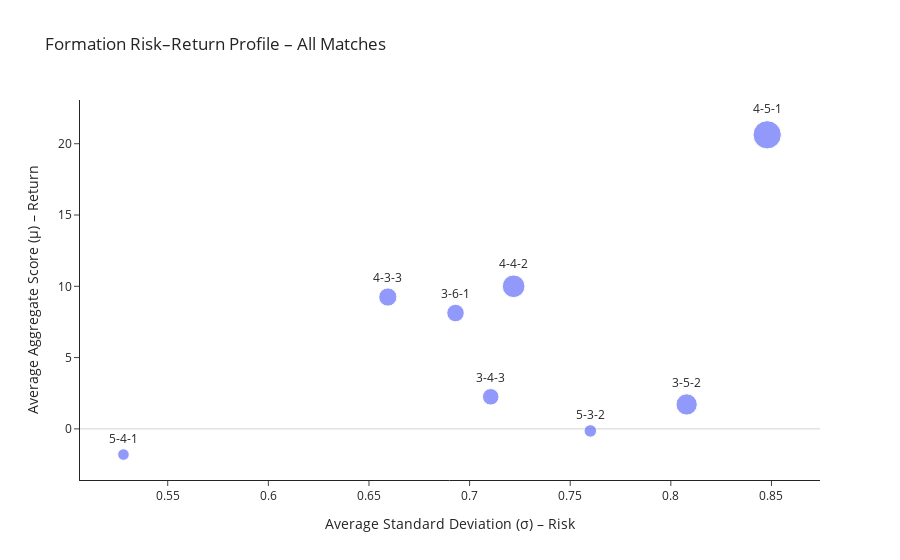
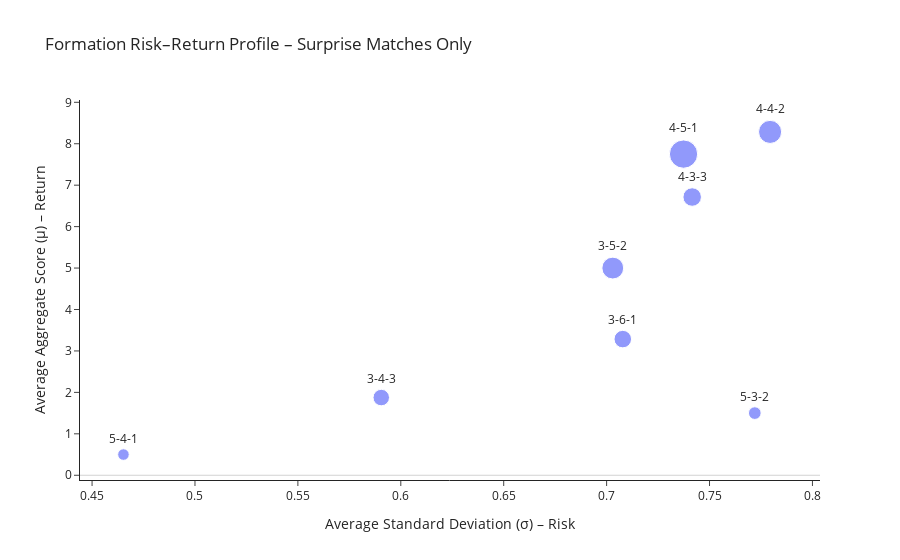

Notebook cell for these charts, in order:
### Code cell
#-----------------------------------------------------------
# 1. AGGREGATED SUMMARY FOR ALL MATCHES
#-----------------------------------------------------------
summary_all = (
    df_all
    .groupby("Home_Formation")
    .agg(
        Avg_Variance=("Variance", "mean"),
        Avg_Std_Dev=("Std_Dev", "mean"),
        Avg_Aggregate_Score=("Aggregate_Score", "mean"),
        Total_Matches=("N", "sum")
    )
    .reset_index()
)

# Manual scaling so bubbles are neither too small nor too large
summary_all["BubbleSize"] = (
    (summary_all["Total_Matches"] - summary_all["Total_Matches"].min()) /
    (summary_all["Total_Matches"].max() - summary_all["Total_Matches"].min())
) * 50 + 10   # minimum size 10, maximum 60


#-----------------------------------------------------------
# 2. PLOT – RISK–RETURN MAP (ALL MATCHES)
#-----------------------------------------------------------
fig_all = px.scatter(
    summary_all,
    x="Avg_Std_Dev",              # σ → RISK
    y="Avg_Aggregate_Score",      # μ → RETURN
    size="BubbleSize",            # bubble size ∝ N
    text="Home_Formation",
    hover_data={
        "Home_Formation": True,
        "Avg_Variance": True,
        "Avg_Std_Dev": True,
        "Avg_Aggregate_Score": True,
        "Total_Matches": True     # explicitly show N
    },
    labels={
        "Avg_Std_Dev": "Average Standard Deviation (σ) – Risk",
        "Avg_Aggregate_Score": "Average Aggregate Score (μ) – Return",
        "Total_Matches": "Number of Observed Matches (N)"
    },
    title="Formation Risk–Return Profile – All Matches"
)

fig_all.update_traces(textposition="top center")

fig_all.update_layout(
    xaxis=dict(zeroline=True, zerolinewidth=1, zerolinecolor="lightgray"),
    yaxis=dict(zeroline=True, zerolinewidth=1, zerolinecolor="lightgray"),
    template="simple_white"
)

fig_all.show()
fig_all.write_image("fig_risk_return_all_matches.png", scale=2)



#-----------------------------------------------------------
# 3. AGGREGATED SUMMARY FOR SURPRISE MATCHES
#-----------------------------------------------------------
summary_surprise = (
    df_sur
    .groupby("Home_Formation")
    .agg(
        Avg_Variance=("Variance", "mean"),
        Avg_Std_Dev=("Std_Dev", "mean"),
        Avg_Aggregate_Score=("Aggregate_Score", "mean"),
        Total_Matches=("N", "sum")
    )
    .reset_index()
)

summary_surprise["BubbleSize"] = (
    (summary_surprise["Total_Matches"] - summary_surprise["Total_Matches"].min()) /
    (summary_surprise["Total_Matches"].max() - summary_surprise["Total_Matches"].min())
) * 50 + 10


#-----------------------------------------------------------
# 4. PLOT – RISK–RETURN MAP (SURPRISE MATCHES)
#-----------------------------------------------------------
fig_surprise = px.scatter(
    summary_surprise,
    x="Avg_Std_Dev",
    y="Avg_Aggregate_Score",
    size="BubbleSize",
    text="Home_Formation",
    hover_data={
        "Home_Formation": True,
        "Avg_Variance": True,
        "Avg_Std_Dev": True,
        "Avg_Aggregate_Score": True,
        "Total_Matches": True
    },
    labels={
        "Avg_Std_Dev": "Average Standard Deviation (σ) – Risk",
        "Avg_Aggregate_Score": "Average Aggregate Score (μ) – Return",
        "Total_Matches": "Number of Surprise Matches (N)"
    },
    title="Formation Risk–Return Profile – Surprise Matches Only"
)

fig_surprise.update_traces(textposition="top center")

fig_surprise.update_layout(
    xaxis=dict(zeroline=True, zerolinewidth=1, zerolinecolor="lightgray"),
    yaxis=dict(zeroline=True, zerolinewidth=1, zerolinecolor="lightgray"),
    template="simple_white"
)

fig_surprise.show()
fig_surprise.write_image("fig_risk_return_surprise_matches.png", scale=2)

### Figure 1 — Plotly figure (JSON) as saved in the notebook; plotly's stock layout.template omitted (floating-point values rounded to 4 significant figures)
{"data": [{"customdata": [["3-4-3", 0.5851, 234], ["3-5-2", 0.67, 505], ["3-6-1", 0.5581, 285], ["4-3-3", 0.5051, 324], ["4-4-2", 0.5989, 598], ["4-5-1", 0.7211, 1036], ["5-3-2", 0.6787, 57], ["5-4-1", 0.3786, 21]], "hovertemplate": "Average Standard Deviation (σ) – Risk=%{x}<br>Average Aggregate Score (μ) – Return=%{y}<br>BubbleSize=%{marker.size}<br>Home_Formation=%{customdata[0]}<br>Avg_Variance=%{customdata[1]}<br>Number of Observed Matches (N)=%{customdata[2]}<extra></extra>", "legendgroup": "", "marker": {"color": "#636efa", "size": [20.49, 33.84, 23.0, 24.93, 38.42, 60.0, 11.77, 10.0], "sizemode": "area", "sizeref": 0.15, "symbol": "circle"}, "mode": "markers+text", "name": "", "orientation": "v", "showlegend": false, "text": ["3-4-3", "3-5-2", "3-6-1", "4-3-3", "4-4-2", "4-5-1", "5-3-2", "5-4-1"], "textposition": "top center", "type": "scatter", "x": [0.7105, 0.8079, 0.693, 0.6594, 0.7219, 0.8479, 0.76, 0.528], "xaxis": "x", "y": [2.25, 1.714, 8.125, 9.25, 10.0, 20.62, -0.1429, -1.8], "yaxis": "y"}], "layout": {"legend": {"itemsizing": "constant", "tracegroupgap": 0}, "title": {"text": "Formation Risk–Return Profile – All Matches"}, "xaxis": {"anchor": "y", "domain": [0, 1], "title": {"text": "Average Standard Deviation (σ) – Risk"}, "zeroline": true, "zerolinecolor": "lightgray", "zerolinewidth": 1}, "yaxis": {"anchor": "x", "domain": [0, 1], "title": {"text": "Average Aggregate Score (μ) – Return"}, "zeroline": true, "zerolinecolor": "lightgray", "zerolinewidth": 1}}}

### Figure 2 — Plotly figure (JSON) as saved in the notebook; plotly's stock layout.template omitted (floating-point values rounded to 4 significant figures)
{"data": [{"customdata": [["3-4-3", 0.4666, 124], ["3-5-2", 0.5771, 291], ["3-6-1", 0.5849, 152], ["4-3-3", 0.5623, 181], ["4-4-2", 0.6161, 337], ["4-5-1", 0.6229, 556], ["5-3-2", 0.6387, 32], ["5-4-1", 0.2915, 10]], "hovertemplate": "Average Standard Deviation (σ) – Risk=%{x}<br>Average Aggregate Score (μ) – Return=%{y}<br>BubbleSize=%{marker.size}<br>Home_Formation=%{customdata[0]}<br>Avg_Variance=%{customdata[1]}<br>Number of Surprise Matches (N)=%{customdata[2]}<extra></extra>", "legendgroup": "", "marker": {"color": "#636efa", "size": [20.44, 35.73, 23.0, 25.66, 39.95, 60.0, 12.01, 10.0], "sizemode": "area", "sizeref": 0.15, "symbol": "circle"}, "mode": "markers+text", "name": "", "orientation": "v", "showlegend": false, "text": ["3-4-3", "3-5-2", "3-6-1", "4-3-3", "4-4-2", "4-5-1", "5-3-2", "5-4-1"], "textposition": "top center", "type": "scatter", "x": [0.5905, 0.703, 0.7079, 0.7416, 0.7794, 0.7374, 0.772, 0.4652], "xaxis": "x", "y": [1.875, 5.0, 3.286, 6.714, 8.286, 7.75, 1.5, 0.5], "yaxis": "y"}], "layout": {"legend": {"itemsizing": "constant", "tracegroupgap": 0}, "title": {"text": "Formation Risk–Return Profile – Surprise Matches Only"}, "xaxis": {"anchor": "y", "domain": [0, 1], "title": {"text": "Average Standard Deviation (σ) – Risk"}, "zeroline": true, "zerolinecolor": "lightgray", "zerolinewidth": 1}, "yaxis": {"anchor": "x", "domain": [0, 1], "title": {"text": "Average Aggregate Score (μ) – Return"}, "zeroline": true, "zerolinecolor": "lightgray", "zerolinewidth": 1}}}
